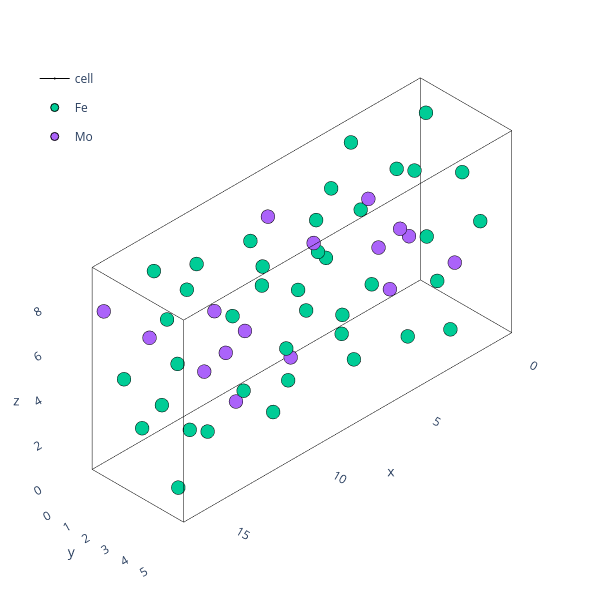

The notebook cell this image was saved under:
### Code cell
theatoms=binaries_predict['P']['Atoms'].atoms.sample(n=1).iloc[0]
plotting.plotly_atoms(theatoms)

### Figure 1 — Plotly figure (JSON) as saved in the notebook; plotly's stock layout.template omitted (floating-point values rounded to 4 significant figures)
{"data": [{"hoverinfo": "skip", "legendgroup": "cell", "line": {"color": "black", "width": 1}, "marker": {"size": 0.01}, "name": "cell", "showlegend": false, "type": "scatter3d", "x": [0, 16.95], "y": [0, 0], "z": [0, 0]}, {"hoverinfo": "skip", "legendgroup": "cell", "line": {"color": "black", "width": 1}, "marker": {"size": 0.01}, "name": "cell", "showlegend": false, "type": "scatter3d", "x": [0, 0], "y": [0, 4.723], "z": [0, 0]}, {"hoverinfo": "skip", "legendgroup": "cell", "line": {"color": "black", "width": 1}, "marker": {"size": 0.01}, "name": "cell", "showlegend": false, "type": "scatter3d", "x": [0, 0], "y": [0, 0], "z": [0, 9.038]}, {"hoverinfo": "skip", "legendgroup": "cell", "line": {"color": "black", "width": 1}, "marker": {"size": 0.01}, "name": "cell", "showlegend": false, "type": "scatter3d", "x": [16.95, 16.95], "y": [0, 4.723], "z": [0, 0]}, {"hoverinfo": "skip", "legendgroup": "cell", "line": {"color": "black", "width": 1}, "marker": {"size": 0.01}, "name": "cell", "showlegend": false, "type": "scatter3d", "x": [0, 16.95], "y": [4.723, 4.723], "z": [0, 0]}, {"hoverinfo": "skip", "legendgroup": "cell", "line": {"color": "black", "width": 1}, "marker": {"size": 0.01}, "name": "cell", "showlegend": false, "type": "scatter3d", "x": [16.95, 16.95], "y": [4.723, 4.723], "z": [0, 9.038]}, {"hoverinfo": "skip", "legendgroup": "cell", "line": {"color": "black", "width": 1}, "marker": {"size": 0.01}, "name": "cell", "showlegend": false, "type": "scatter3d", "x": [16.95, 16.95], "y": [0, 0], "z": [0, 9.038]}, {"hoverinfo": "skip", "legendgroup": "cell", "line": {"color": "black", "width": 1}, "marker": {"size": 0.01}, "name": "cell", "showlegend": false, "type": "scatter3d", "x": [0, 0], "y": [4.723, 4.723], "z": [0, 9.038]}, {"hoverinfo": "skip", "legendgroup": "cell", "line": {"color": "black", "width": 1}, "marker": {"size": 0.01}, "name": "cell", "showlegend": false, "type": "scatter3d", "x": [0, 16.95], "y": [0, 0], "z": [9.038, 9.038]}, {"hoverinfo": "skip", "legendgroup": "cell", "line": {"color": "black", "width": 1}, "marker": {"size": 0.01}, "name": "cell", "showlegend": false, "type": "scatter3d", "x": [0, 0], "y": [0, 4.723], "z": [9.038, 9.038]}, {"hoverinfo": "skip", "legendgroup": "cell", "line": {"color": "black", "width": 1}, "marker": {"size": 0.01}, "name": "cell", "showlegend": false, "type": "scatter3d", "x": [0, 16.95], "y": [4.723, 4.723], "z": [9.038, 9.038]}, {"hoverinfo": "skip", "legendgroup": "cell", "line": {"color": "black", "width": 1}, "marker": {"size": 0.01}, "name": "cell", "showlegend": true, "type": "scatter3d", "x": [16.95, 16.95], "y": [0, 4.723], "z": [9.038, 9.038]}, {"hovertext": ["Fe0", "Fe1", "Fe2", "Fe3", "Fe4", "Fe5", "Fe6", "Fe7", "Fe8", "Fe9", "Fe10", "Fe11", "Fe12", "Fe13", "Fe14", "Fe15", "Fe16", "Fe17", "Fe18", "Fe19", "Fe20", "Fe21", "Fe22", "Fe23", "Fe24", "Fe25", "Fe26", "Fe27", "Fe28", "Fe29", "Fe30", "Fe31", "Fe32", "Fe33", "Fe34", "Fe35", "Fe36", "Fe37", "Fe38", "Fe39"], "marker": {"line": {"color": "black", "width": 1}}, "mode": "markers", "name": "Fe", "type": "scatter3d", "x": [6.475, 10.48, 2.0, 14.95, 4.271, 12.68, 4.204, 12.75, 5.797, 11.15, 2.678, 14.27, 5.255, 11.7, 3.221, 13.73, 9.374, 7.577, 16.05, 0.8984, 1.492, 15.46, 6.984, 9.967, 7.085, 9.865, 1.39, 15.56, 8.018, 8.933, 0.4577, 16.49, 4.882, 12.07, 3.593, 13.36, 12.07, 4.882, 13.36, 3.593], "y": [1.181, 3.543, 3.543, 1.181, 1.181, 3.543, 3.543, 1.181, 1.181, 3.543, 3.543, 1.181, 1.181, 3.543, 3.543, 1.181, 1.181, 3.543, 3.543, 1.181, 1.181, 3.543, 3.543, 1.181, 1.181, 3.543, 3.543, 1.181, 1.181, 3.543, 3.543, 1.181, 2.362, 2.362, 2.362, 2.362, 0, 0, 0, 0], "z": [5.089, 3.95, 0.5694, 8.469, 5.875, 3.163, 1.356, 7.682, 7.592, 1.446, 3.073, 5.965, 0.8134, 8.225, 5.333, 3.706, 5.034, 4.004, 0.5152, 8.523, 6.236, 2.802, 1.717, 7.321, 2.775, 6.263, 7.294, 1.744, 0.1175, 8.921, 4.637, 4.402, 3.435, 5.604, 7.954, 1.085, 5.604, 3.435, 1.085, 7.954]}, {"hovertext": ["Mo0", "Mo1", "Mo2", "Mo3", "Mo4", "Mo5", "Mo6", "Mo7", "Mo8", "Mo9", "Mo10", "Mo11", "Mo12", "Mo13", "Mo14", "Mo15"], "marker": {"line": {"color": "black", "width": 1}}, "mode": "markers", "name": "Mo", "type": "scatter3d", "x": [2.763, 14.19, 5.712, 11.24, 2.237, 14.71, 6.238, 10.71, 0.5933, 16.36, 7.882, 9.068, 16.36, 0.5933, 9.068, 7.882], "y": [1.181, 3.543, 3.543, 1.181, 1.181, 3.543, 3.543, 1.181, 0, 0, 0, 0, 2.362, 2.362, 2.362, 2.362], "z": [1.564, 7.475, 6.083, 2.955, 4.004, 5.034, 8.523, 0.5152, 2.26, 6.779, 6.779, 2.26, 6.779, 2.26, 2.26, 6.779]}], "layout": {"height": 600, "legend": {"x": 0.05, "xanchor": "left", "y": 0.9, "yanchor": "top"}, "margin": {"b": 5, "l": 5, "r": 0.5, "t": 5}, "scene": {"aspectmode": "data", "camera": {"projection": {"type": "orthographic"}}, "xaxis": {"range": [-1.695, 18.65], "showbackground": false, "showgrid": false}, "yaxis": {"range": [-0.4723, 5.196], "showbackground": false, "showgrid": false}, "zaxis": {"range": [-0.9038, 9.942], "showbackground": false, "showgrid": false}}, "width": 600}}
